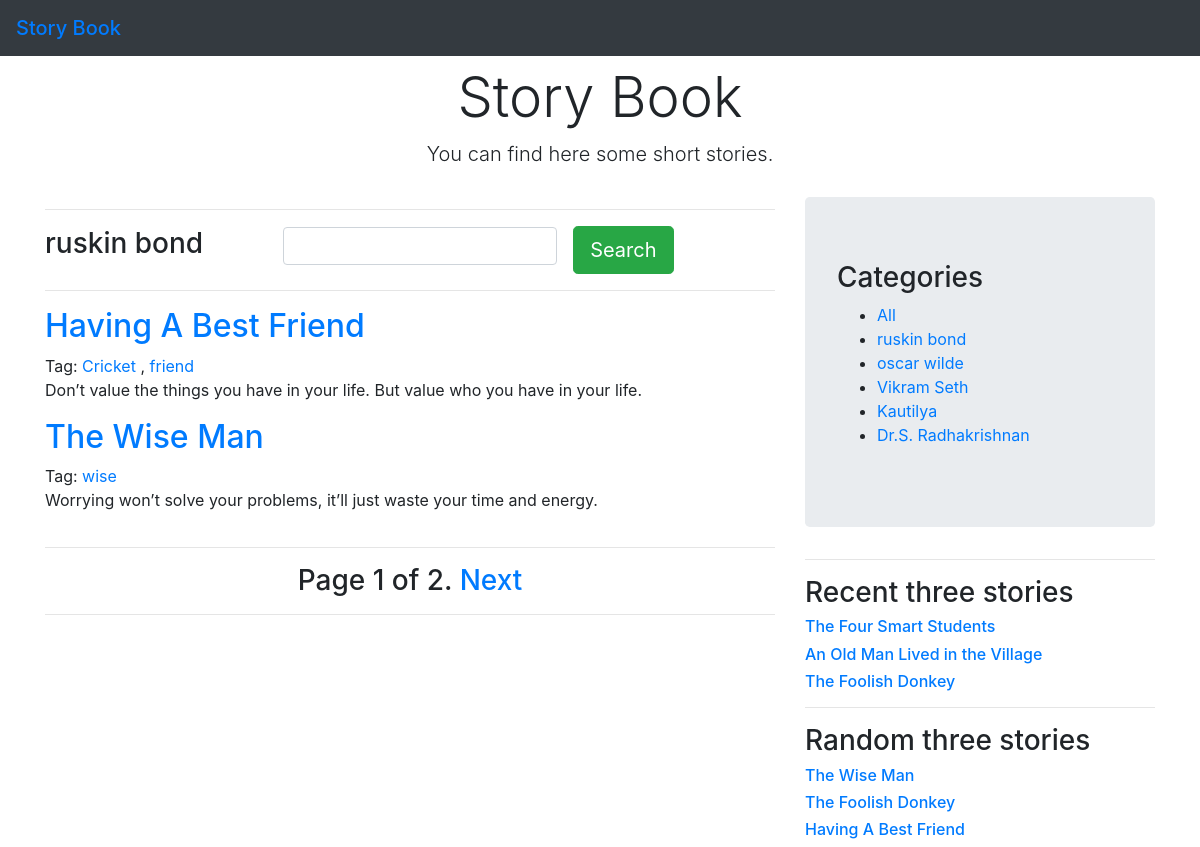
The app's page /ruskin-bond with its own data.
### story/models.py (models this page shows, shortened)
class Category(models.Model):
    name=models.CharField(max_length=150,db_index=True)
    slug=models.SlugField(unique=True)
    class Meta:
        ordering=('-name',)
    def get_absolute_url(self):
        return reverse('story:story_category',args=[self.slug])

class Story(models.Model):
    category=models.ForeignKey(Category,on_delete=models.CASCADE)
    title=models.CharField(max_length=150)
    body=models.TextField()
    des=models.TextField()
    publish=models.DateTimeField(auto_now_add=True)
    tags=TaggableManager()
    class Meta:
        ordering=('-publish',)
    def get_absolute_url(self):
        return reverse('story:story_detail',args=[self.id])

### story/views.py (the view, shortened to what this page needs)
# urls.py: path('', views.story_list,name='story_list'),
def story_list(request,category_slug=None,tag_slug=None):
    category=None
    categories=Category.objects.all()
    story=Story.objects.all()
    paginator=Paginator(story,4)
    page=request.GET.get('page')
    tag=None
    try:
        story=paginator.page(page)
    except PageNotAnInteger:
        story=paginator.page(1)
    except EmptyPage:
        story=paginator.page(paginator.num_pages)
    if category_slug:
        story=Story.objects.all()
        category=get_object_or_404(Category,slug=category_slug)
        story=story.filter(category=category)
        paginator=Paginator(story,2)
    page=request.GET.get('page')
    try:
        story=paginator.page(page)
    except PageNotAnInteger:
        story=paginator.page(1)
    except EmptyPage:
        story=paginator.page(paginator.num_pages)
    all_story=Story.objects.all()
    recent_story=all_story[:3]
    all_random_story=list(Story.objects.all())
    random_story=random.sample(all_random_story,3)
    all_random_story=list(Story.objects.all())
    one_random_story=random.sample(all_random_story,3)[0]
    return render (request,'story/story_list.html',{'one_random_story':one_random_story,'random_story':random_story,'recent_story':recent_story,'categories':categories,'story':story,'category':category,'page':page,'tag':tag})

### story/templates/story/story_list.html (shortened to what this page needs)
{% extends 'base.html' %}
{%  block body  %}
<div class="pricing-header px-2 py-2 pt-md-2 pb-md-2 mx-auto text-center">
    <h2 class="display-4">Story Book</h2>
    <p class="lead">You can find here some short stories.</p>
</div>
<div class="container">
    <div class="row">
        <div class="col-8">
            <div>
                <hr>
                <form action="{% url 'story:story_search' %}" class="form-inline" method="get">
                    <div class="form-group mb-1">
                        <h3> {%  if category  %}{{category.name}}{%  else %}All-STORY{% endif %}</h3>
                    </div>
                    <div class="form-group mx-sm-3 mb-2 " >
                        <input name="search" class="form-control" style="margin-left: 4rem;">
                    </div>
                    <button type="submit" class="btn btn-success btn-lg">Search</button>
                </form>
                <hr>
                {% for x in story  %}
                <div class="mt-3">
                    <a href="{{x.get_absolute_url}}">
                        <h2>{{x.title}}</h2>
                    </a>
                    Tag:{% for tag in x.tags.all %}
                    <a href="{% url 'story:story_by_tag' tag.slug %}">{{tag.name}}</a>
                    {% if not forloop.last %},{% endif %}
                    {% endfor %}
                    <p>{{x.des}}</p>
                </div>
                {% endfor %}
                <hr style="margin-top: 2.2rem;">
                <h3 class="text-center ">{%  include 'pagination.html' with page=story %}</h3>
                <hr>
            </div>
        </div>
        <div class="col-4">
            <div class="jumbotron mt-1">
                <h3>Categories</h3>
                <ul>
                    <li>
                        <a href="{% url 'story:story_list'  %}">All</a>
                        {%  for x in categories %}
                    <li>
                        <a href="{{x.get_absolute_url}}">{{x.name}}</a>
                    </li>
                    {% endfor %}
                    </li>
                </ul>
            </div>
            <hr>
            <h3>Recent three stories</h3>
                {% for x in recent_story  %}
                <a href="{{x.get_absolute_url}}">
                    <h6>{{x.title}}</h6>
                </a>
                {% endfor %}
                <hr>
                <h3>Random three stories</h3>
                {% for x in random_story  %}
                <a href="{{x.get_absolute_url}}">
                    <h6>{{x.title}}</h6>
                </a>
                {% endfor %}
        </div>
    </div>
</div>
{% endblock %}

### records on screen
Category: name "ruskin bond"
Story: title "Having A Best Friend", des "Don’t value the things you have in your life. But value who you have in your life."
Tag: name "Cricket"
Tag: name "friend"
Story: title "The Wise Man", des "Worrying won’t solve your problems, it’ll just waste your time and energy."
Tag: name "wise"
Category: name "oscar wilde"
Category: name "Vikram Seth"
Category: name "Kautilya"
Category: name "Dr.S. Radhakrishnan"
Story: title "The Four Smart Students"
Story: title "An Old Man Lived in the Village"
Story: title "The Foolish Donkey"

### other values on screen
{{ page.number }} "1"
{{ page.paginator.num_pages }} "2"
